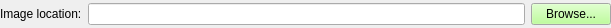
     <widget class="QWidget" name="widget" >
      <property name="geometry" >
       <rect>
        <x>30</x>
        <y>40</y>
        <width>611</width>
        <height>28</height>
       </rect>
      </property>
      <layout class="QHBoxLayout" >
       <property name="margin" >
        <number>0</number>
       </property>
       <property name="spacing" >
        <number>6</number>
       </property>
       <item>
        <layout class="QGridLayout" >
         <property name="margin" >
          <number>0</number>
         </property>
         <property name="spacing" >
          <number>6</number>
         </property>
         <item row="0" column="0" >
          <widget class="QLabel" name="label" >
           <property name="text" >
            <string>Image location:</string>
           </property>
           <property name="buddy" >
            <cstring>imageLocation</cstring>
           </property>
          </widget>
         </item>
         <item row="0" column="1" >
          <widget class="QLineEdit" name="imageLocation" />
         </item>
        </layout>
       </item>
       <item>
        <widget class="QPushButton" name="pbBrowseImageLocation" >
         <property name="palette" >
          <palette>
           <active>
            <color>
             <red>0</red>
             <green>0</green>
             <blue>0</blue>
            </color>
            <color>
             <red>170</red>
             <green>255</green>
             <blue>127</blue>
            </color>
            <color>
             <red>237</red>
             <green>237</green>
             <blue>237</blue>
            </color>
            <color>
             <red>244</red>
             <green>244</green>
             <blue>244</blue>
            </color>
            <color>
             <red>116</red>
             <green>116</green>
             <blue>116</blue>
            </color>
            <color>
             <red>155</red>
             <green>155</green>
             <blue>155</blue>
            </color>
            <color>
             <red>0</red>
             <green>0</green>
             <blue>0</blue>
            </color>
            <color>
             <red>255</red>
             <green>255</green>
             <blue>255</blue>
            </color>
            <color>
             <red>0</red>
             <green>0</green>
             <blue>0</blue>
            </color>
            <color>
             <red>255</red>
             <green>255</green>
             <blue>255</blue>
            </color>
            <color>
             <red>233</red>
             <green>233</green>
             <blue>233</blue>
            </color>
            <color>
             <red>0</red>
             <green>0</green>
             <blue>0</blue>
            </color>
            <color>
             <red>0</red>
             <green>0</green>
             <blue>0</blue>
            </color>
            <color>
             <red>255</red>
             <green>255</green>
             <blue>255</blue>
            </color>
            <color>
             <red>0</red>
             <green>0</green>
             <blue>255</blue>
            </color>
            <color>
             <red>255</red>
             <green>0</green>
             <blue>255</blue>
            </color>
            <color>
             <red>244</red>
             <green>244</green>
             <blue>244</blue>
            </color>
           </active>
           <inactive>
            <color>
             <red>0</red>
             <green>0</green>
             <blue>0</blue>
            </color>
            <color>
             <red>170</red>
             <green>255</green>
             <blue>127</blue>
            </color>
            <color>
             <red>237</red>
             <green>237</green>
             <blue>237</blue>
            </color>
            <color>
             <red>244</red>
             <green>244</green>
             <blue>244</blue>
            </color>
            <color>
             <red>116</red>
             <green>116</green>
             <blue>116</blue>
            </color>
            <color>
             <red>155</red>
             <green>155</green>
             <blue>155</blue>
            </color>
            <color>
             <red>0</red>
             <green>0</green>
             <blue>0</blue>
            </color>
            <color>
             <red>255</red>
             <green>255</green>
             <blue>255</blue>
            </color>
            <color>
             <red>0</red>
             <green>0</green>
             <blue>0</blue>
            </color>
            <color>
             <red>255</red>
             <green>255</green>
             <blue>255</blue>
            </color>
            <color>
             <red>233</red>
             <green>233</green>
             <blue>233</blue>
            </color>
            <color>
             <red>0</red>
             <green>0</green>
             <blue>0</blue>
            </color>
            <color>
             <red>0</red>
             <green>0</green>
             <blue>0</blue>
            </color>
            <color>
             <red>255</red>
             <green>255</green>
             <blue>255</blue>
            </color>
            <color>
             <red>0</red>
             <green>0</green>
             <blue>255</blue>
            </color>
            <color>
             <red>255</red>
             <green>0</green>
             <blue>255</blue>
            </color>
            <color>
             <red>244</red>
             <green>244</green>
             <blue>244</blue>
            </color>
           </inactive>
           <disabled>
            <color>
             <red>116</red>
             <green>116</green>
             <blue>116</blue>
            </color>
            <color>
             <red>170</red>
             <green>255</green>
             <blue>127</blue>
            </color>
            <color>
             <red>237</red>
             <green>237</green>
             <blue>237</blue>
            </color>
            <color>
             <red>244</red>
             <green>244</green>
             <blue>244</blue>
            </color>
            <color>
             <red>116</red>
             <green>116</green>
             <blue>116</blue>
            </color>
            <color>
             <red>155</red>
             <green>155</green>
             <blue>155</blue>
            </color>
            <color>
             <red>116</red>
             <green>116</green>
             <blue>116</blue>
            </color>
            <color>
             <red>255</red>
             <green>255</green>
             <blue>255</blue>
            </color>
            <color>
             <red>116</red>
             <green>116</green>
             <blue>116</blue>
            </color>
            <color>
             <red>255</red>
             <green>255</green>
             <blue>255</blue>
            </color>
            <color>
             <red>233</red>
             <green>233</green>
             <blue>233</blue>
            </color>
            <color>
             <red>0</red>
             <green>0</green>
             <blue>0</blue>
            </color>
            <color>
             <red>116</red>
             <green>116</green>
             <blue>116</blue>
            </color>
            <color>
             <red>255</red>
             <green>255</green>
             <blue>255</blue>
            </color>
            <color>
             <red>0</red>
             <green>0</green>
             <blue>255</blue>
            </color>
            <color>
             <red>255</red>
             <green>0</green>
             <blue>255</blue>
            </color>
            <color>
             <red>244</red>
             <green>244</green>
             <blue>244</blue>
            </color>
           </disabled>
          </palette>
         </property>
         <property name="text" >
          <string>Browse...</string>
         </property>
        </widget>
       </item>
      </layout>
     </widget>
